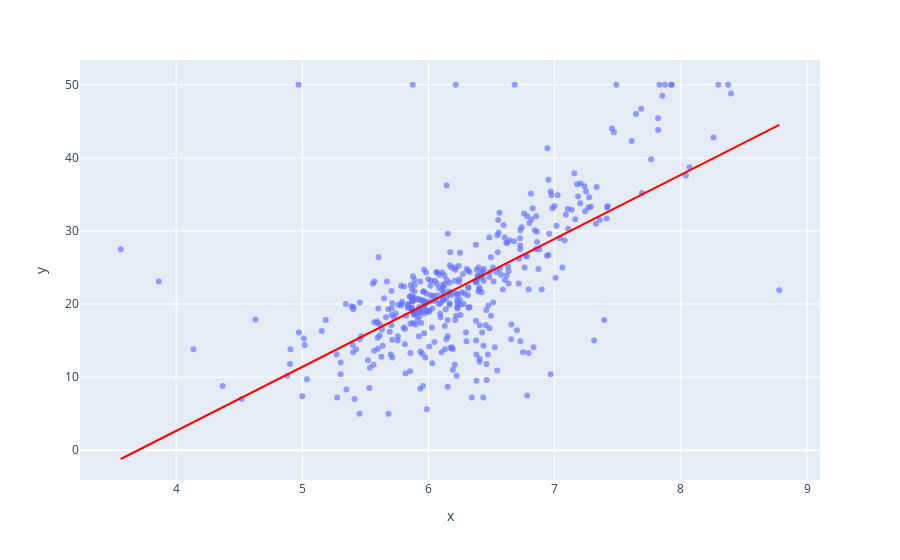

Write notebook code for a chart like this one.
### Markdown cell above
Bestimmtheitsmaß R^2 (genauer adjusted R^2) beschreibt die Anpassungsgüte der Regression und dient für uns hier neben dem RMSE (Wurzel der mittleren Fehlerquadratsumme) als Hauptbewertungskriterium für die Modelle.

### Code cell
px.scatter(x=X_train['RM'], y=y_train, opacity=0.65, 
                trendline='ols', trendline_color_override='red')

### Figure 1 — Plotly figure (JSON) as saved in the notebook; plotly's stock layout.template omitted (floating-point values rounded to 4 significant figures; data arrays with more than 128 entries replaced by an {"elided": "..."} marker saying what was removed)
{"data": [{"hovertemplate": "x=%{x}<br>y=%{y}<extra></extra>", "legendgroup": "", "marker": {"color": "#636efa", "opacity": 0.65, "symbol": "circle"}, "mode": "markers", "name": "", "orientation": "v", "showlegend": false, "type": "scatter", "x": {"elided": "404 float values"}, "xaxis": "x", "y": {"elided": "404 float values"}, "yaxis": "y"}, {"hovertemplate": "<b>OLS trendline</b><br>y = 8.76051 * x + -32.3955<br>R<sup>2</sup>=0.450192<br><br>x=%{x}<br>y=%{y} <b>(trend)</b><extra></extra>", "legendgroup": "", "line": {"color": "red"}, "marker": {"color": "#636efa", "symbol": "circle"}, "mode": "lines", "name": "", "showlegend": false, "type": "scatter", "x": {"elided": "404 float values"}, "xaxis": "x", "y": {"elided": "404 float values"}, "yaxis": "y"}], "layout": {"legend": {"tracegroupgap": 0}, "margin": {"t": 60}, "xaxis": {"anchor": "y", "domain": [0, 1], "title": {"text": "x"}}, "yaxis": {"anchor": "x", "domain": [0, 1], "title": {"text": "y"}}}}
